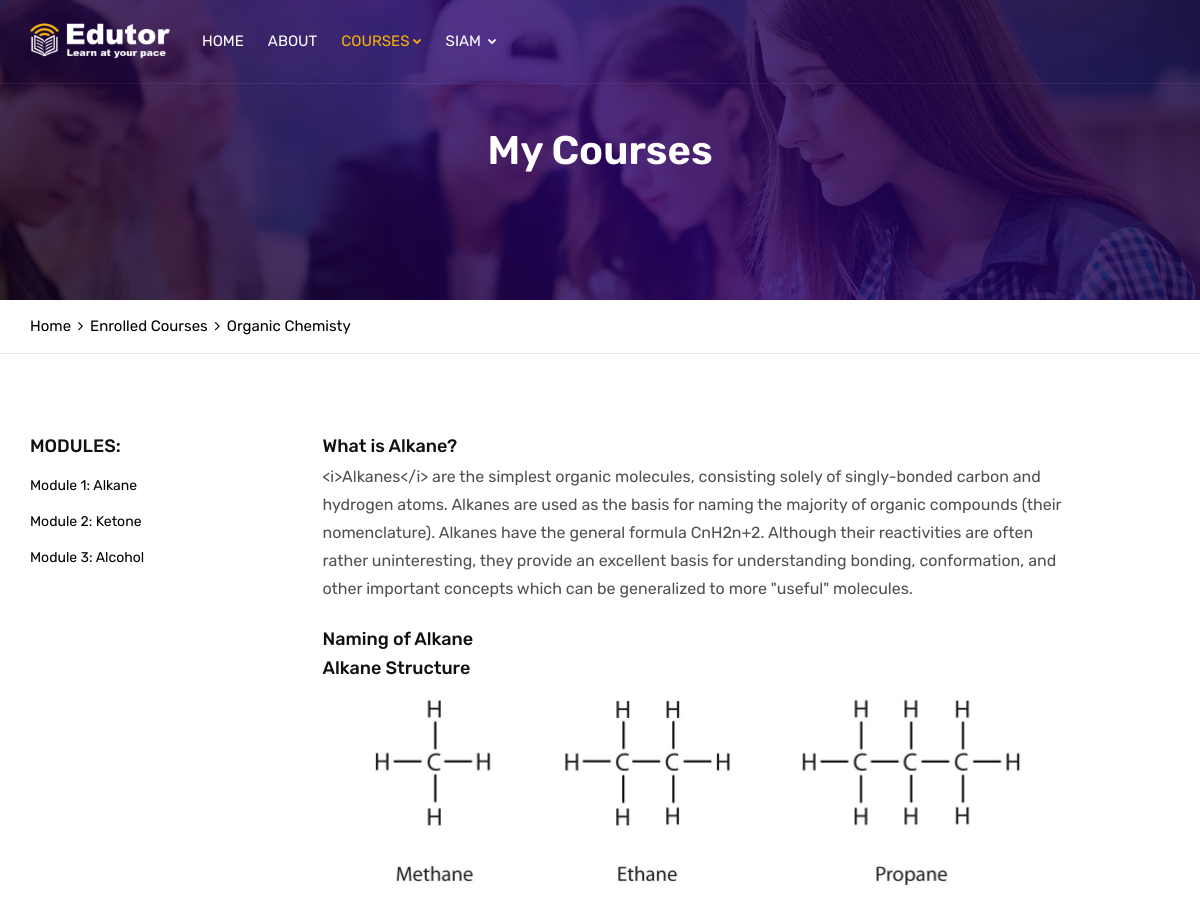
/students/course/3/ (signed in), run on the app's committed database.
### courses/models.py (models this page shows, shortened)
class Course(models.Model):
    owner = models.ForeignKey(User,
                    related_name='courses_created',
                    on_delete=models.CASCADE)
    subject = models.ForeignKey(Subject, related_name='courses',
                        on_delete=models.CASCADE)
    title = models.CharField(max_length=200)
    slug = models.SlugField(max_length=200, unique=True)
    overview = models.TextField()
    created = models.DateTimeField(auto_now_add=True)
    students = models.ManyToManyField(User,
                                      related_name='courses_joined',
                                      blank=True)
    class Meta:
        ordering = ['-created']

class Module(models.Model):
    course = models.ForeignKey(Course,
                        related_name='modules',
                        on_delete=models.CASCADE)
    title = models.CharField(max_length=200)
    description = models.TextField(blank=True)
    order = OrderField(blank=True, for_fields=['course'])
    class Meta:
        ordering = ['order'] #default ordering
    def __str__(self):
        return '{}. {}'.format(self.order, self.title)

class Content(models.Model):
    module = models.ForeignKey(Module,
                               related_name='contents',
                               on_delete=models.CASCADE)
    content_type = models.ForeignKey(ContentType,
                                     limit_choices_to={'model__in':('text',
                                                                    'video',
                                                                    'image',
                                                                    'file')},
                                     on_delete=models.CASCADE)
    object_id = models.PositiveIntegerField()
    item = GenericForeignKey('content_type', 'object_id')
    order = OrderField(blank=True, for_fields=['module'])
    class Meta:
            ordering = ['order']

class ItemBase(models.Model):
    owner = models.ForeignKey(User,
                              related_name='%(class)s_related',
                              on_delete=models.CASCADE)
    title = models.CharField(max_length=250)
    created = models.DateTimeField(auto_now_add=True)
    updated = models.DateTimeField(auto_now=True)
    class Meta:
         abstract =True
    def render(self):
        return render_to_string('courses/content/{}.html'.format(
                            self._meta.model_name), {'item': self})

class Text(ItemBase):
    content = models.TextField()

class Video(ItemBase):
    url = models.URLField()

class Image(ItemBase):
    file = models.FileField(upload_to='images')

### students/views.py (the view)
class StudentCourseDetailView(DetailView):
    model = Course
    template_name = 'students/course/detail.html'
    def get_queryset(self):
        qs = super(StudentCourseDetailView, self).get_queryset()
        return qs.filter(students__in=[self.request.user])
    def get_context_data(self, **kwargs):
        context = super(StudentCourseDetailView,
                        self).get_context_data(**kwargs)
        course = self.get_object()
        if 'module_id' in self.kwargs:
            context['module'] = course.modules.get(
                                    id=self.kwargs['module_id'])
        else:
            context['module'] = course.modules.all()[0]
        return context

### courses/templatetags/course.py (called while the page is built)
@register.filter(name='has_group')
def has_group(user, group_name):
    group = Group.objects.get(name=group_name)
    return True if group in user.groups.all() else False

### templates/students/course/detail.html (shortened to what this page needs)
{% load cache %}
{% load static %}
{% load course %}
{% url 'home' as home_url %}
{% url 'student_course_list' as std %}
<!DOCTYPE html>
<html lang="en">
<head>
    <link rel="stylesheet" type="text/css" href="{% static 'css/assets.css' %}">
    <link rel="stylesheet" type="text/css" href="{% static 'css/typography.css' %}">
    <link rel="stylesheet" type="text/css" href="{% static 'css/shortcodes/shortcodes.css' %}">
    <link rel="stylesheet" type="text/css" href="{% static 'css/style.css' %}">
    <link class="skin" rel="stylesheet" type="text/css" href="{% static 'css/color/color-1.css' %}">
    <link rel="stylesheet" type="text/css" href="{% static 'vendors/revolution/css/layers.css' %}">
    <link rel="stylesheet" type="text/css" href="{% static 'vendors/revolution/css/settings.css' %}">
    <link rel="stylesheet" type="text/css" href="{% static 'vendors/revolution/css/navigation.css' %}">
</head>
<body id="bg">
<div class="page-wraper">
    <header class="header rs-nav header-transparent">
        <div class="sticky-header navbar-expand-lg">
            <div class="menu-bar clearfix">
                <div class="container clearfix">
                    <div class="menu-logo">
                        <a href="{{ home_url }}"><img src="{% static 'images/logo-white.png' %}" alt=""></a>
                    </div>
                    <div class="menu-links navbar-collapse collapse justify-content-start" id="menuDropdown">
                        <ul class="nav navbar-nav">
                            <li ><a href="{{ home_url }}">Home </a></li>
                            <li><a href="javascript:;">About</a></li>
                            <li class="active"><a href="">Courses<i class="{% if user.is_authenticated %} fa fa-chevron-down {% endif %}"></i></a>
                            </li>
                            {% if user.is_authenticated %}
                            <li><a href="#">{{user.username }} <i class="fa fa-chevron-down"></i></a>
                            </li>
                            {% else %}
                            <li><a href="{% url 'login' %}">Sign In </a></li>
                            <li><a href="{% url 'student_registration' %}">Sign Up </a></li>
                            {% endif %}
                            </div>
                    </div>
                </div>
            </div>
        </div>
    <div class="page-content bg-white">
        <div class="page-banner ovbl-dark" style="background-image:url('{% static 'images/banner/banner3.jpg' %}');">
            <div class="container">
                <div class="page-banner-entry">
                    <h1 class="text-white">My Courses</h1>
                 </div>
            </div>
        </div>
        <div class="breadcrumb-row">
            <div class="container">
                <ul class="list-inline">
                    <li><a href="{{ home }}">Home</a></li>
                    <li><a href="{{std}}">Enrolled Courses</li>
                    <li>{{ object.title }}</li>
                </ul>
            </div>
        </div>
<div class="content-block">
        <div class="section-area section-sp1">
                <div class="container">
                     <div class="row">
                        <div class="col-lg-3 col-md-4 col-sm-12 m-b30">
                            <div class="widget widget_archive">
                                <h5 class="widget-title style-1" > Modules:</h5>
                                <ul id="modules">
                                    {% for m in object.modules.all %}
                                    <li data-id="{{ m.id }}" {% if m == module %}class="selected"{% endif %}>
                                            <a href="{% url 'student_course_detail_module' object.id m.id %}"><span>
                                            Module <span class="order">{{ m.order|add:1 }}:</span></span>
                                            {{ m.title }}</a>
                                    </li>
                                    {% empty %}
                                       <li>No modules yet.</li>
                                    {% endfor %}
                                </ul>
                            </div>
                        </div>
                        <div class="col-md-12 col-lg-8">
                            {% cache 600 module_contents module %}
                            {% for content in module.contents.all %}
                            {% with item=content.item %}
                            <h5 class="m-b5">{{ item.title }}</h5>
                             {{ item.render }}
                            {% endwith %}
                            {% endfor %}
                        </div>
    </div>
    </div>
                  {% endcache %}
                    </div>
                </div>
            </div>
</body>
</html>

### templates/courses/content/text.html
{{ item.content|linebreaks|safe }}

### templates/courses/content/video.html (shortened to what this page needs)
{% load embed_video_tags %}

### templates/courses/content/image.html
<p><img class="img-fluid" src="{{ item.file.url }}" ></p>

### static/css/typography.css (style rules this page uses)
body { background-color: #fff; font-family: Rubik; font-size: 16px; font-weight: 400; color:#505050; padding: 0; margin: 0; overflow-x: hidden; -webkit-font-smoothing: antialiased; font-smoothing: antialiased; -moz-osx-font-smoothing: grayscale; scroll-behavior: smooth; }
a { color: #6f6f6f; outline: 0 none; text-decoration: none; }
img { border-style: none; height: auto; max-width: 100%; vertical-align: middle; }
section, article, aside, details, figcaption, figure, footer, header, hgroup, main, menu, nav, summary { display: block; }
p, address, pre, hr, ul, ol, dl, dd, table { margin-bottom: 24px; }
p { line-height: 28px; margin-bottom: 24px; }
h1, h2, h3, h4, h5, h6 { color: #111111; font-family: rubik; margin-top:0; }
h1 { font-size: 36px; line-height: 45px; margin-bottom: 25px; font-weight: 700; }
h5 { font-size: 18px; line-height: 24px; margin-bottom: 10px; font-weight: 500; }
dl, ul, ol { list-style-position: outside; padding: 0; }
ul, ol { margin-bottom: 24px; }
ul li, ol li { padding: 0; }
.m-b5 { margin-bottom: 5px; }
.m-b30 { margin-bottom: 30px; }
.text-white { color: #fff; }
.bg-white { background-color: #FFF; }
.text-white { color: #FFF; }
.list-inline li { display: inline-block; }

### static/css/style.css (style rules this page uses)
.header { position: relative; z-index: 99999; }
.header ul, .header ol { margin-bottom: 0; }
.menu-logo { display: table; float: left; vertical-align: middle; padding: 0; color: #EFBB20; margin-top: 0; margin-bottom: 0; margin-left: 0; margin-right: 0; width: 140px; height: 80px; position: relative; z-index: 9; transition:all 0.5s; -moz-transition:all 0.5s; -webkit-transition:all 0.5s; -o-transition:all 0.5s; padding-right:20px; }
.menu-logo > a { display: table-cell; vertical-align: middle; }
.menu-logo img { max-height: 60px; width: auto; max-width: 140px; }
.menu-bar { background: #FFFFFF; width: 100%; position: relative; }
.menu-links { position: relative; padding: 0; }
.menu-links .nav { float: right; }
.menu-links .nav i { font-size: 9px; margin-left: 3px; margin-top: -3px; vertical-align: middle; }
.menu-links .nav > li { margin: 0px; font-weight: 400; text-transform: uppercase; position: relative; font-family: Rubik; }
.menu-links .nav > li > a { border-radius: 0px; color: #000; font-size: 15px; padding: 30px 12px; cursor: pointer; font-weight: 400; display: inline-block; }
.menu-links .nav > li.active > a, .menu-links .nav > li.current-menu-item > a { background-color: transparent; color: #EFBB20; }
.header-transparent { position:absolute; width:100%; }
.header-transparent .menu-bar { background-color:rgba(0,0,0,0); border-bottom: 1px solid rgba(255,255,255,0.05); }
.header-transparent .menu-links .nav > li > a { color:#fff; }
.header-transparent .menu-links .nav > li > a, .header-transparent .secondary-menu .btn-link, .header-transparent .navbar-toggler { color: #fff; }
.page-banner { height: 300px; background-size: cover; background-position: center center; display: table; width: 100%; text-align:left; }
.page-banner .container { display: table; height: 100%; }
.page-banner-entry { display: table-cell; vertical-align: middle; text-align: center; }
.page-banner h1 { font-weight:600; font-size:40px; margin-bottom: 0; }
.breadcrumb-row ul li a { color:#000; }
.section-sp1 { padding-top:80px; padding-bottom:50px; }
.ovbl-middle:after, .ovbl-light:after, .ovbl-dark:after { background: #391800; background: -moz-linear-gradient(left, #391800 0%, #001739 38%, #321001 71%, #011e32 100%); background: -webkit-linear-gradient(left, #391800 0%,#001739 38%,#321001 71%,#011e32 100%); background: linear-gradient(to right, #391800 0%,#001739 38%,#321001 71%,#011e32 100%); filter: progid:DXImageTransform.Microsoft.gradient( startColorstr='#391800', endColorstr='#011e32',GradientType=1 ); }

### static/css/shortcodes/form.css (style rules this page uses)
a, .ttr-box, .btn, .form-control, .ov-box, .overlay-icon li a i, .feature-box-xl, .feature-box-lg, .feature-box-md, .feature-box-sm, .feature-box-xs, .navbar-toggler, .menu-logo, .menu-links .nav > li > a, .secondary-menu { -webkit-transition: all 0.2s linear; -moz-transition: all 0.2s linear; -ms-transition: all 0.2s linear; -o-transition: all 0.2s linear; transition: all 0.2s linear; }
.clearfix:after, .clearfix:before { content: ""; display: table; }
.clearfix:after { clear: both; }

### static/css/shortcodes/layout.css (style rules this page uses)
#bg { background-attachment: fixed; background-size: cover; }

### static/css/shortcodes/list.css (style rules this page uses)
ul[class*="list-"] { font-family: "rubik",sans-serif; font-size:15px; }

### data on the page
Course: title "Organic Chemisty"
Module: order|add "1", title "Alkane"
Module: order|add "2", title "Ketone"
Module: order|add "3", title "Alcohol"
Content: item "What is Alkane?", item.content "<i>Alkanes</i> are the simplest organic molecules, consisting solely of singly-bonded carbon and hydrogen atoms. Alkanes are used as the basis for naming the majority of organic compounds (their nomenclature). Alkanes have the general formula CnH2n+2. Although their reactivities are often rather uninteresting, they provide an excellent basis for understanding bonding, conformation, and other important concepts which can be generalized to more \"useful\" molecules."
Content: item "Naming of Alkane"
Content: item "Alkane Structure", item.file (picture)

### other printed values
{{ user.username }} "SIAM"
